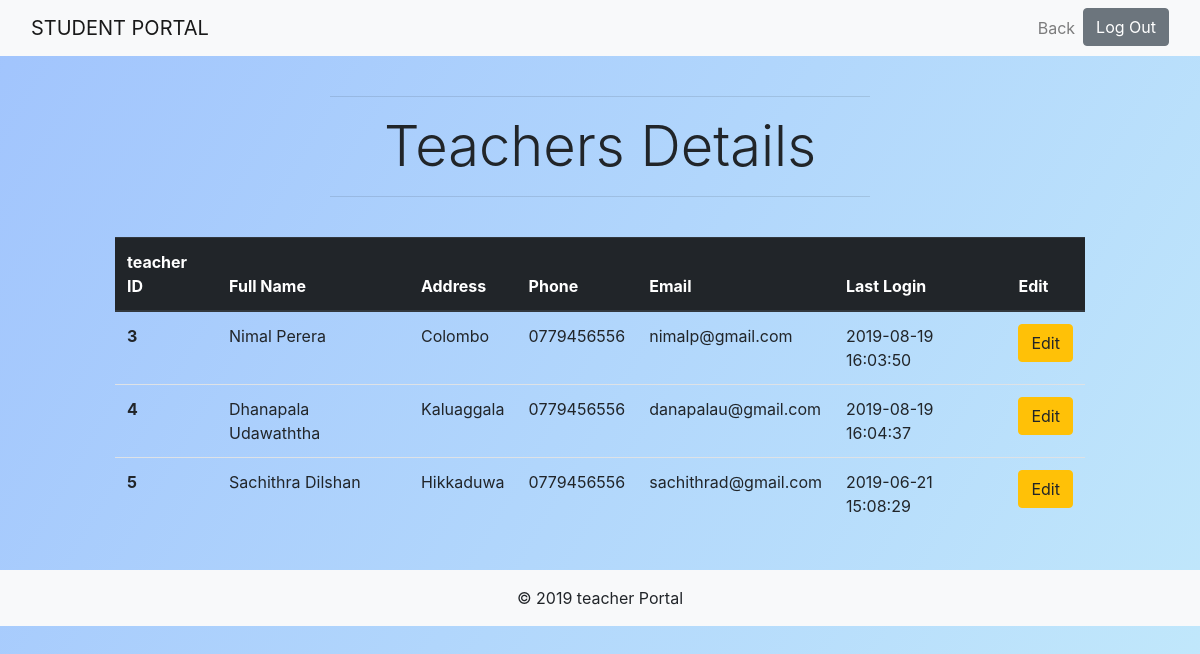
Page /pages/teacher-details.php (signed in) on the committed database.
### tables this page shows
CREATE TABLE IF NOT EXISTS `teacher` (
  `teacher_id` int(11) NOT NULL AUTO_INCREMENT,
  `email` varchar(45) NOT NULL,
  `password` varchar(45) NOT NULL,
  `name` varchar(45) NOT NULL,
  `phone` varchar(45) NOT NULL,
  `address` varchar(45) NOT NULL,
  `last_login` varchar(45) NOT NULL,
  `is_deleted` int(11) NOT NULL,
  PRIMARY KEY (`teacher_id`)
);

### pages/teacher-details.php (the view, shortened to what this page needs)
<?php require_once('../includes/connection.php') ?>
<?php
    $teacher_list = '';
    $query = "SELECT * FROM teacher WHERE is_deleted=0 ORDER BY teacher_id";
    $teachers = mysqli_query($connection, $query);
    while($teacher = mysqli_fetch_assoc($teachers)){
        $teacher_list .= "<tr>";
        $teacher_list .= "<th scope=\"row\">{$teacher['teacher_id']}</th>";
        $teacher_list .= "<td>{$teacher['name']}</td>";
        $teacher_list .= "<td>{$teacher['address']}</td>";
        $teacher_list .= "<td>{$teacher['phone']}</td>";
        $teacher_list .= "<td>{$teacher['email']}</td>";
        $teacher_list .= "<td>{$teacher['last_login']}</td>";
        $teacher_list .= "<td><a href=\"teacher-edit.php?teacher_id={$teacher['teacher_id']}\" class=\"btn btn-warning\">Edit</a></td>";
        $teacher_list .= "</tr>";
    }
?>
<!DOCTYPE html>
<html>
<head>
	<link rel="stylesheet" href="https://maxcdn.bootstrapcdn.com/bootstrap/4.0.0/css/bootstrap.min.css">
    <link rel="stylesheet" type="text/css" href="../css/styles.css">
</head>
<body>
    <header>
        <nav class="navbar navbar-expand-md navbar-light bg-light sticky-top">
            <div class="container-fluid">
                <a class="navbar-brand" href="../index.php">STUDENT PORTAL</a>
                <div class="collapse navbar-collapse" id="navbar-responsive">
                    <ul class="navbar-nav ml-auto">
                        <li class="nav-item"><a class="nav-link" href="admin-dashboard.php">Back</a></li>
                        <li class="nav-item"><a class="btn btn-secondary btn-block" href="logout.php">Log Out</a></li>
                    </ul>
                </div>
            </div>
        </nav>
    </header>
    <main>
        <div class="container text-center">
            <div class="row">
                <div class="col-6 mx-auto pt-4">
                    <hr>
                    <h1 class="display-4">Teachers Details</h1>
                    <hr>
                </div>
            </div>
        </div>
        <div class="container-fluid padding py-4">
            <div class="row">
                <div class="col-md-10 col-sm-12 mx-auto">
                    <table class="table">
                        <thead class="thead-dark">
                            <tr>
                                <th scope="col">teacher ID</th>
                                <th scope="col">Full Name</th>
                                <th scope="col">Address</th>
                                <th scope="col">Phone</th>
                                <th scope="col">Email</th>
                                <th scope="col">Last Login</th>
                                <th scope="col">Edit</th>
                            </tr>
                        </thead>
                        <tbody>
                            <?php echo $teacher_list ?>
                        </tbody>
                    </table>
                </div>
            </div>
        </div>
    </main>
    <footer class="footer">
        <div class="container-fluid padding bg-light">
            <div class="row text-center">
                <div class="col-12 pt-3">
                    <p>&copy; 2019 teacher Portal</p>
                </div>
            </div>
        </div>
    </footer>
</body>
</html>

### css/styles.css (style rules this page uses)
* { margin: 0; padding: 0; }
body { background-image: linear-gradient(120deg, #a1c4fd 0%, #c2e9fb 100%); background-repeat: no-repeat; background-attachment: fixed; background-size: cover; height: 100vh; }

### rows in the picture
teacher: teacher_id "3", name "Nimal Perera", address "Colombo", phone "0779456556", email "nimalp@gmail.com", last_login "2019-08-19 16:03:50"
teacher: teacher_id "4", name "Dhanapala Udawaththa", address "Kaluaggala", phone "0779456556", email "danapalau@gmail.com", last_login "2019-08-19 16:04:37"
teacher: teacher_id "5", name "Sachithra Dilshan", address "Hikkaduwa", phone "0779456556", email "sachithrad@gmail.com", last_login "2019-06-21 15:08:29"
